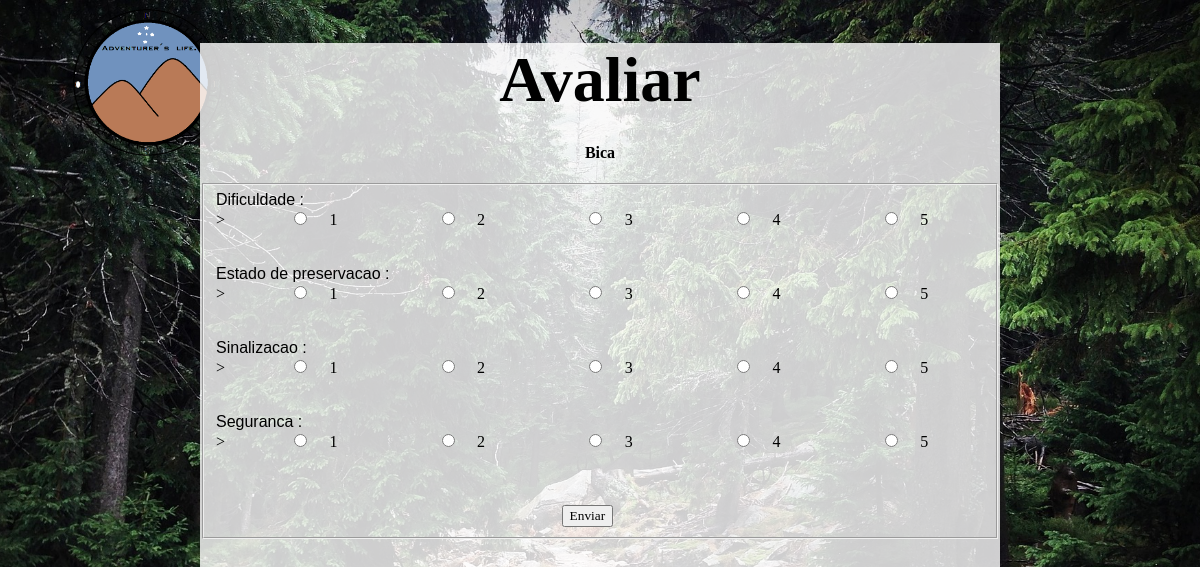
The page /avaliar.php (signed in) on the database its author committed.
### tables this page shows
CREATE TABLE IF NOT EXISTS `tbtrilha` (
  `idTrilha` int(11) NOT NULL AUTO_INCREMENT,
  `apelido` varchar(40) NOT NULL,
  `obstaculos` varchar(140) DEFAULT NULL,
  `distancia` double NOT NULL,
  `idmata` smallint(6) DEFAULT NULL,
  `dataGravacao` date NOT NULL,
  `nicknameUsuario` varchar(16) NOT NULL,
  `dificuldade` smallint(6) DEFAULT NULL,
  PRIMARY KEY (`idTrilha`),
  UNIQUE KEY `idTrilha` (`idTrilha`),
  KEY `idmata` (`idmata`),
  KEY `nicknameUsuario` (`nicknameUsuario`)
);

CREATE TABLE IF NOT EXISTS `tbcriteriodeavaliacao` (
  `idCriterio` smallint(6) NOT NULL AUTO_INCREMENT,
  `descricao` varchar(140) NOT NULL,
  PRIMARY KEY (`idCriterio`)
);

### DAO/trilhaDao.php (called while the page is built, shortened)
<?php
include_once 'classeCrudGenerico.php';
class trilhaDao
{
    private function makeSqlForSearch($array)
    {
        $idTrilha = isset($array['idTrilha']) ? $array['idTrilha'] : null;
        $apelido = isset($array['apelido']) ? $array['apelido'] : null;
        $distMax = isset($array['distMax']) ? $array['distMax'] : null;
        $distMin = isset($array['distMin']) ? $array['distMin'] : null;
        $nickname = isset($array['nickname']) ? $array['nickname'] : null;
        $sql = "select * from tbtrilha where 1 = 1";
        return $sql;
    }
    public function searchTracks($array)
    {
        $sql = $this->makeSqlForSearch($array);
        $crudGenerico = new CrudGenerico();
        $resultado = $crudGenerico->fQuery($sql);
        return $resultado;
    }
}

### DAO/classeCrudGenerico.php (called while the page is built, shortened)
<?php
include("classeConexao.php");
class CrudGenerico {
    public function fQuery($sql){
        $this->conexao = new Conexao();
        $resultado = $this->conexao->executaSQL($sql);
        return $resultado;
    }
}

### DAO/classeConexao.php (called while the page is built, shortened)
<?php
class Conexao extends mysqli
{
    function executaSQL($BD_query){
        $this->BD_query = $BD_query;
        $resultado = $this->query($this->BD_query);
        return $resultado;
    }
}

### DAO/avaliacaoDao.php (called while the page is built, shortened)
<?php
include_once 'classeCrudGenerico.php';
class AvaliacaoDao
{
    public function retornarCriterios()
    {
      $sql = "select * from tbcriteriodeavaliacao";
      $crudGenerico = new CrudGenerico();
      $resultado = $crudGenerico->fQuery($sql);
      return $resultado;
    }
}

### public/avaliar.php (the view, shortened to what this page needs)
<?php
 include_once'../DAO/trilhaDao.php';
 include_once'../DAO/AvaliacaoDao.php';
 $trilhaDao = new trilhaDao();
 $resultado = $trilhaDao->searchTracks($_GET);
 $trilha = mysqli_fetch_assoc($resultado);
 $avaliacaoDao = new AvaliacaoDao();
 $resultado = $avaliacaoDao->retornarCriterios();
 $criterios = [];
for ($i = mysqli_num_rows($resultado); $i > 0; $i--)
{
    $criterios[] = mysqli_fetch_assoc($resultado);
}
?>
<!DOCTYPE html>
<html>
<head>
    <link href="style.css" rel="stylesheet" type="text/css" />
</head>
<body>
    <div class="container2" style="height: 825px">
        <header class="pagina">
            <h1 style="font-size: 64px">Avaliar</h1>
        </header>
        <div>
            <h4 style="text-align: center"><?php echo $trilha['apelido']; ?></h4>
            <form method="POST" action="../interface/realizarAvaliacao.php">
                <fieldset>
                    <?php
                        foreach ($criterios as $criterio)
                        {
                            echo '<span>'.$criterio['descricao']." : </span><br> >";
                            for($i =1; $i<=5; $i++)
                            {
                    ?>
                                <ul>
                                    <li class="listaUl">
                                        <input type="radio" name="<?php echo $criterio['idCriterio']; ?>"
                                               value="<?php echo $i; ?>" id="<?php echo $criterio['idCriterio'].$i; ?>">
                                        <label class="espacamento" for="<?php echo $criterio['idCriterio'].$i; ?>" >
                                             <?php echo $i; ?>
                                        </label>
                                    </li>
                                </ul>
                    <?php
                            }
                            echo '<br><br><br>';
                        }
                    ?>
                    <br>
                    <div style="margin:0px 45%">
                        <input type="submit" value="Enviar">
                    </div>
                </fieldset>
            </form>
        </div>
    </div>
</body>
</html>

### public/style.css (style rules this page uses)
body { background-image: url("../Imagens e coisas de mídia/Imagem1.png"), url("../Imagens e coisas de mídia/fundo.jpg"); background-repeat: no-repeat, no-repeat; background-position: top left, top; background-size: 300px, cover; background-color: #003300; }
* { box-sizing: border-box; }
header.pagina { font-family: Papyrus; text-align: center; font-size: 40px; height: 80px; position: relative; }
.container2 { background-color: rgba(255, 255, 255, 0.8); width: 800px; height: 810px; margin: 10px auto; font-family: Papyrus; }
form { font-family: Papyrus; }
input { font-family: Papyrus; }
.listaUl { list-style: none; list-style-position: inherit; display: inline; padding: 20px; }

### public/avaliar.php (style rules this page uses)
ul, li { display: inline; }
.espacamento { padding: 2%; }
span { font-family: sans-serif; font-weight: 520; }

### rows shown on the page
tbtrilha: apelido "Bica"
tbcriteriodeavaliacao: descricao "Dificuldade"
tbcriteriodeavaliacao: descricao "Estado de preservacao"
tbcriteriodeavaliacao: descricao "Sinalizacao"
tbcriteriodeavaliacao: descricao "Seguranca"
